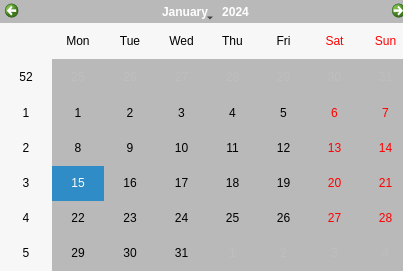
<?xml version="1.0" encoding="UTF-8"?>
<ui version="4.0">
 <class>Dialog</class>
 <widget class="QDialog" name="Dialog">
  <property name="geometry">
   <rect>
    <x>0</x>
    <y>0</y>
    <width>403</width>
    <height>271</height>
   </rect>
  </property>
  <property name="windowTitle">
   <string>Dialog</string>
  </property>
  <property name="styleSheet">
   <string notr="true">background-color: rgb(54, 54, 54);</string>
  </property>
  <property name="modal">
   <bool>true</bool>
  </property>
  <widget class="QFrame" name="frame_2">
   <property name="geometry">
    <rect>
     <x>-20</x>
     <y>-60</y>
     <width>471</width>
     <height>461</height>
    </rect>
   </property>
   <property name="styleSheet">
    <string notr="true">background-color: rgb(54, 54, 54);</string>
   </property>
   <property name="frameShape">
    <enum>QFrame::StyledPanel</enum>
   </property>
   <property name="frameShadow">
    <enum>QFrame::Raised</enum>
   </property>
   <widget class="QCalendarWidget" name="calendarWidget">
    <property name="geometry">
     <rect>
      <x>20</x>
      <y>60</y>
      <width>411</width>
      <height>271</height>
     </rect>
    </property>
    <property name="styleSheet">
     <string notr="true">background-color: rgb(185, 185, 185);</string>
    </property>
   </widget>
  </widget>
 </widget>
 <resources/>
 <connections/>
</ui>
